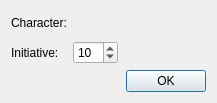
<ui version="4.0" >
 <class>InitiativeDlgUi</class>
 <widget class="QDialog" name="InitiativeDlgUi" >
  <property name="geometry" >
   <rect>
    <x>0</x>
    <y>0</y>
    <width>217</width>
    <height>103</height>
   </rect>
  </property>
  <property name="windowTitle" >
   <string>Initiative</string>
  </property>
  <property name="modal" >
   <bool>true</bool>
  </property>
  <layout class="QGridLayout" >
   <item row="0" column="0" >
    <widget class="QLabel" name="label" >
     <property name="sizePolicy" >
      <sizepolicy vsizetype="Preferred" hsizetype="Minimum" >
       <horstretch>0</horstretch>
       <verstretch>0</verstretch>
      </sizepolicy>
     </property>
     <property name="text" >
      <string>Character:</string>
     </property>
    </widget>
   </item>
   <item row="0" column="1" >
    <widget class="QLabel" name="_lblCharacterName" >
     <property name="sizePolicy" >
      <sizepolicy vsizetype="Preferred" hsizetype="Expanding" >
       <horstretch>0</horstretch>
       <verstretch>0</verstretch>
      </sizepolicy>
     </property>
     <property name="text" >
      <string/>
     </property>
    </widget>
   </item>
   <item row="1" column="0" >
    <widget class="QLabel" name="label_2" >
     <property name="text" >
      <string>Initiative:</string>
     </property>
    </widget>
   </item>
   <item row="1" column="1" >
    <layout class="QHBoxLayout" >
     <item>
      <widget class="QSpinBox" name="_spnInitiative" >
       <property name="minimum" >
        <number>-99</number>
       </property>
       <property name="value" >
        <number>10</number>
       </property>
      </widget>
     </item>
     <item>
      <spacer>
       <property name="orientation" >
        <enum>Qt::Horizontal</enum>
       </property>
       <property name="sizeHint" >
        <size>
         <width>40</width>
         <height>20</height>
        </size>
       </property>
      </spacer>
     </item>
    </layout>
   </item>
   <item row="2" column="1" >
    <layout class="QHBoxLayout" >
     <item>
      <spacer>
       <property name="orientation" >
        <enum>Qt::Horizontal</enum>
       </property>
       <property name="sizeHint" >
        <size>
         <width>40</width>
         <height>20</height>
        </size>
       </property>
      </spacer>
     </item>
     <item>
      <widget class="QPushButton" name="_btnOk" >
       <property name="text" >
        <string>OK</string>
       </property>
      </widget>
     </item>
    </layout>
   </item>
  </layout>
 </widget>
 <resources/>
 <connections>
  <connection>
   <sender>_btnOk</sender>
   <signal>clicked()</signal>
   <receiver>InitiativeDlgUi</receiver>
   <slot>accept()</slot>
   <hints>
    <hint type="sourcelabel" >
     <x>310</x>
     <y>259</y>
    </hint>
    <hint type="destinationlabel" >
     <x>199</x>
     <y>149</y>
    </hint>
   </hints>
  </connection>
 </connections>
</ui>
